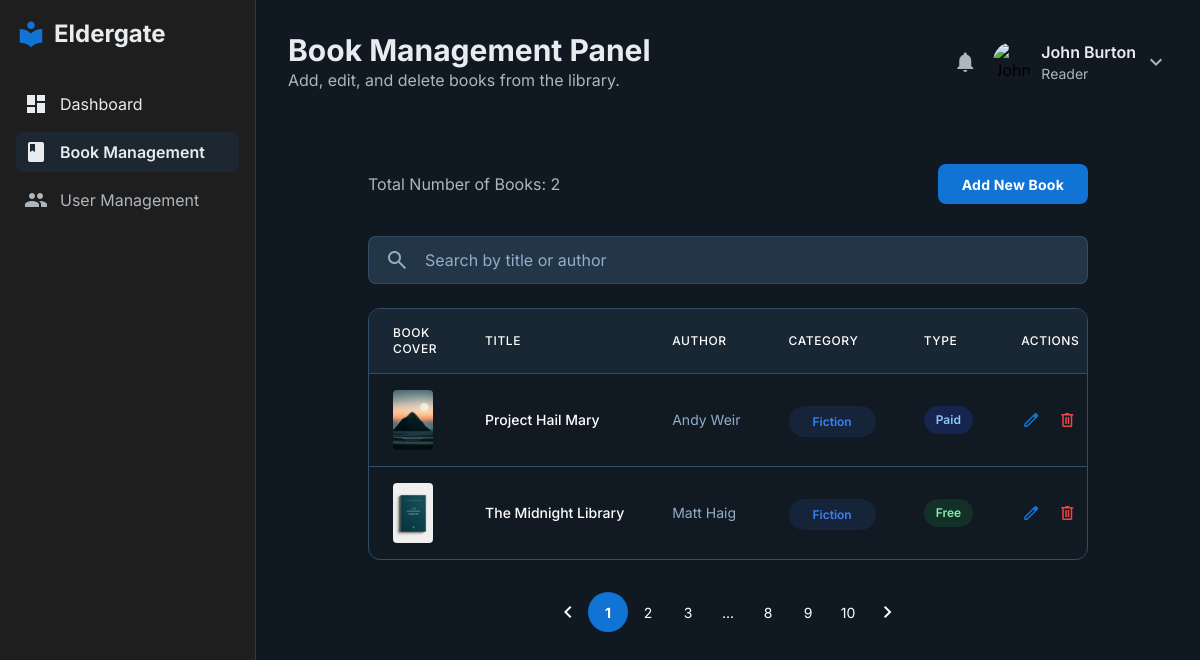
Screenshot of /account/admin-book-management/ (signed in) with the database file from the repository.
### accounts/models.py (models this page shows)
class EldergateLibraryUser(models.Model):
    id = models.AutoField(primary_key=True)
    username = models.CharField(max_length=100, unique=True)
    password = models.CharField(max_length=100)
    email = models.CharField(max_length=100)
    First_Name = models.CharField(max_length=100)
    Last_Name = models.CharField(max_length=100)
    date_joined = models.DateTimeField(auto_now_add=True)
    last_login = models.DateTimeField(blank=True, null=True)
    is_active = True
    USER_TYPE_CHOICES = [
        ('Reader', 'Reader'),
        ('Librarian', 'Librarian'),
        ('Administrator', 'Administrator'),
    ]
    model_name = models.CharField(
        max_length=100,
        choices=USER_TYPE_CHOICES,
        default='Reader',
    )
    current_reading = models.ForeignKey(Book, on_delete=models.CASCADE, null=True, blank=True)
    reading_progress = models.IntegerField(default=0)

### books/models.py (models this page shows)
class Book(models.Model):
    id = models.AutoField(primary_key=True)
    title = models.CharField(max_length=100)
    author = models.CharField(max_length=100)
    description = models.TextField()
    isbn = models.CharField(max_length=13)
    publisher = models.CharField(max_length=100)
    publication_date = models.DateField()
    category = models.ForeignKey(Category, on_delete=models.CASCADE, default=0)
    subcategory = models.ForeignKey(SubCategory, on_delete=models.CASCADE, null=True, blank=True)
    total_pages = models.IntegerField()
    price = models.DecimalField(max_digits=10, decimal_places=2)
    is_trending = models.BooleanField(default=False)
    cover_image = models.ImageField(upload_to='book_covers/')
    pdf_link = models.FileField(upload_to='books/')
    timestamp = models.DateTimeField(auto_now_add=True)

class Category(models.Model):
    id = models.AutoField(primary_key=True)
    name = models.CharField(max_length=100)

### accounts/views.py (the view)
# urls.py: path('admin-book-management/', views.admin_book_management_view, name='admin-book-management'),
def admin_book_management_view(request):
    if request.session.get('is_authenticated'):
        all_books = Book.objects.all()
        categories = Category.objects.all()
        total_books = all_books.count()
        book_list_styles = []
        for book in all_books:
            style_class, style_text = helpers.admin_book_management_bt(book.price)
            category_class = helpers.admin_book_management_category(book.category.name)
            book_list_styles.append({
                'book': book,
                'style': {
                    'class': style_class,
                    'text': style_text
                },
                'category_class': category_class
            })
        user = request.user
        title = "Book Management Panel"
        subtitle = "Add, edit, and delete books from the library."
        return render(request, 'admin/admin-book-management.html', {'user': user, 'title': title, 'subtitle': subtitle, 'all_books': all_books, 'total_books': total_books, 'book_list_styles': book_list_styles, 'category_class': category_class, 'categories': categories})
    else:
        return redirect('login')

### accounts/helpers.py (called while the page is built)
def admin_book_management_bt(price):
    if price == 0:
        class_sheet = "px-3 py-1 inline-flex text-xs leading-5 font-semibold rounded-full bg-green-100 dark:bg-green-800/30 text-green-800 dark:text-green-300"
        text = "Free"
    else:
        class_sheet = "px-3 py-1 inline-flex text-xs leading-5 font-semibold rounded-full bg-blue-100 dark:bg-blue-800/30 text-blue-800 dark:text-blue-300"
        text = "Paid"
    return class_sheet, text

def admin_book_management_category(category):
    if category == "Fiction":
        class_sheet = "text-xs font-semibold text-blue-500 bg-blue-500/10 py-2 px-6 rounded-full"
    elif category == "Mystery":
        class_sheet = "text-xs font-semibold text-yellow-500 bg-yellow-500/10 py-2 px-6 rounded-full"
    elif category == "Philosophy":
        class_sheet = "text-xs font-semibold text-green-500 bg-green-500/10 py-2 px-6 rounded-full"
    elif category == "History":
        class_sheet = "text-xs font-semibold text-purple-500 bg-purple-500/10 py-2 px-6 rounded-full"
    elif category == "Biography":
        class_sheet = "text-xs font-semibold text-pink-500 bg-pink-500/10 py-2 px-6 rounded-full"
    else:
        class_sheet = "text-xs font-semibold text-red-500 bg-red-500/10 py-2 px-6 rounded-full"
    return class_sheet

### templates/admin/admin-book-management.html (shortened to what this page needs)
{% extends 'admin_layout.html' %}
{% block content %}
{% include 'includes/header.html' %}
<div class="relative flex h-auto min-h-screen w-full flex-col group/design-root overflow-x-hidden">
  <div class="layout-container flex h-full grow flex-col">
    <div class="px-10 md:px-20 py-10 flex-1">
      <div class="max-w-7xl mx-auto">
        <div class="flex flex-wrap justify-between items-center gap-4 mb-8">
          <div class="flex min-w-72 flex-col gap-2">
            <p class="text-subtext-light dark:text-subtext-dark text-base font-normal leading-normal">Total Number of Books: {{ total_books }}</p>
          </div>
          <a href="{% url 'admin-dashboard' %}"
            class="flex min-w-[84px] max-w-[480px] cursor-pointer items-center justify-center overflow-hidden rounded-lg h-10 px-6 bg-primary text-white text-sm font-bold leading-normal tracking-[0.015em]">
            <span class="truncate">Add New Book</span>
          </a>
        </div>
        <div class="mb-6">
          <label class="flex flex-col min-w-40 h-12 w-full">
            <div class="flex w-full flex-1 items-stretch rounded-lg h-full">
              <div
                class="text-gray-400 dark:text-[#92adc9] flex border border-gray-300 dark:border-[#324d67] bg-white dark:bg-[#233648] items-center justify-center pl-4 rounded-l-lg border-r-0"
                data-icon="MagnifyingGlass">
                <span class="material-symbols-outlined">search</span>
              </div>
              <input
                class="form-input flex w-full min-w-0 flex-1 resize-none overflow-hidden rounded-r-lg text-gray-900 dark:text-white focus:outline-0 focus:ring-2 focus:ring-primary h-full placeholder:text-gray-400 dark:placeholder:text-[#92adc9] px-4 text-base font-normal leading-normal border border-gray-300 dark:border-[#324d67] bg-white dark:bg-[#233648] border-l-0"
                placeholder="Search by title or author" value="" />
            </div>
          </label>
        </div>
        <div class="overflow-x-auto">
          <div
            class="flex overflow-hidden rounded-xl border border-gray-200 dark:border-[#324d67] bg-white dark:bg-[#111a22]">
            <table class="flex-1 w-full">
              <thead>
                <tr class="bg-gray-50 dark:bg-[#192633]">
                  <th
                    class="px-6 py-4 text-left text-xs font-medium text-gray-500 dark:text-white uppercase tracking-wider">
                    Book Cover</th>
                  <th
                    class="px-6 py-4 text-left text-xs font-medium text-gray-500 dark:text-white uppercase tracking-wider w-1/3">
                    Title</th>
                  <th
                    class="px-6 py-4 text-left text-xs font-medium text-gray-500 dark:text-white uppercase tracking-wider">
                    Author</th>
                  <th
                    class="px-6 py-4 text-left text-xs font-medium text-gray-500 dark:text-white uppercase tracking-wider">
                    Category</th>
                  <th
                    class="px-6 py-4 text-left text-xs font-medium text-gray-500 dark:text-white uppercase tracking-wider">
                    Type</th>
                  <th
                    class="px-6 py-4 text-left text-xs font-medium text-gray-500 dark:text-white uppercase tracking-wider">
                    Actions</th>
                </tr>
              </thead>
              <tbody>
                {% for item in book_list_styles %}
                <tr class="border-t border-gray-200 dark:border-t-[#324d67]">
                  <td class="px-6 py-4 whitespace-nowrap">
                    <div class="bg-center bg-no-repeat aspect-[2/3] bg-cover rounded w-10"
                      data-alt="The Midnight Library book cover"
                      style='background-image: url("{{ item.book.cover_image.url }}");'>
                    </div>
                  </td>
                  <td class="px-6 py-4 whitespace-nowrap text-sm font-medium text-gray-900 dark:text-white">{{ item.book.title }}</td>
                  <td class="px-6 py-4 whitespace-nowrap text-sm text-gray-500 dark:text-[#92adc9]">{{ item.book.author }}</td>
                  <td class="px-6 py-4 whitespace-nowrap">
                    <span
                      class="{{ item.category_class }}">{{ item.book.category.name }}</span>
                  </td>
                  <td class="px-6 py-4 whitespace-nowrap">
                    <span
                      class="{{ item.style.class }}">{{ item.style.text }}</span>
                  </td>
                  <td class="px-6 py-4 whitespace-nowrap text-sm font-medium">
                    <div class="flex items-center gap-4">
                      <a class="text-primary hover:text-primary/80" href="#" data-edit-book-btn
                          data-book-id="{{ item.book.id }}" data-edit-book-url="{% url 'edit-book' item.book.id %}"><span
                          class="material-symbols-outlined text-xl">edit</span></a>
                      <a class="text-red-600 hover:text-red-800 dark:text-red-500 dark:hover:text-red-400"
                        href="#" data-delete-book-btn data-book-id="{{ item.book.id }}" data-delete-book-url="{% url 'delete-book' item.book.id %}"><span class="material-symbols-outlined text-xl">delete</span></a>
                    </div>
                  </td>
                </tr>
                {% endfor %}
              </tbody>
            </table>
          </div>
        </div>
        <div class="flex items-center justify-center p-4 mt-4">
          <a class="flex size-10 items-center justify-center text-gray-500 dark:text-white" href="#">
            <span class="material-symbols-outlined">chevron_left</span>
          </a>
          <a class="text-sm font-bold leading-normal tracking-[0.015em] flex size-10 items-center justify-center text-white rounded-full bg-primary"
            href="#">1</a>
          <a class="text-sm font-normal leading-normal flex size-10 items-center justify-center text-gray-700 dark:text-white rounded-full hover:bg-gray-200 dark:hover:bg-[#233648]"
            href="#">2</a>
          <a class="text-sm font-normal leading-normal flex size-10 items-center justify-center text-gray-700 dark:text-white rounded-full hover:bg-gray-200 dark:hover:bg-[#233648]"
            href="#">3</a>
          <span
            class="text-sm font-normal leading-normal flex size-10 items-center justify-center text-gray-700 dark:text-white rounded-full">...</span>
          <a class="text-sm font-normal leading-normal flex size-10 items-center justify-center text-gray-700 dark:text-white rounded-full hover:bg-gray-200 dark:hover:bg-[#233648]"
            href="#">8</a>
          <a class="text-sm font-normal leading-normal flex size-10 items-center justify-center text-gray-700 dark:text-white rounded-full hover:bg-gray-200 dark:hover:bg-[#233648]"
            href="#">9</a>
          <a class="text-sm font-normal leading-normal flex size-10 items-center justify-center text-gray-700 dark:text-white rounded-full hover:bg-gray-200 dark:hover:bg-[#233648]"
            href="#">10</a>
          <a class="flex size-10 items-center justify-center text-gray-500 dark:text-white" href="#">
            <span class="material-symbols-outlined">chevron_right</span>
          </a>
        </div>
      </div>
    </div>
  </div>
</div>
{% endblock %}

### templates/includes/header.html (shortened to what this page needs)
<header class="flex justify-between items-center mb-8">
    <div>
        <h2 class="text-3xl font-bold text-text-light dark:text-text-dark">{{ title }}</h2>
        <p class="text-subtext-light dark:text-subtext-dark">{{ subtitle }}</p>
    </div>
    <div class="flex items-center space-x-4">
        <span class="material-icons text-subtext-light dark:text-subtext-dark cursor-pointer">notifications</span>
        <div class="flex items-center space-x-2">
            <img alt="{{ user.First_Name }}'s profile picture" class="w-10 h-10 rounded-full" src="https://static.vecteezy.com/system/resources/previews/018/765/757/non_2x/user-profile-icon-in-flat-style-member-avatar-illustration-on-isolated-background-human-permission-sign-business-concept-vector.jpg"/>
            <div>
                <p class="font-semibold text-text-light dark:text-text-dark">{{ user.First_Name }} {{ user.Last_Name }}</p>
                <p class="text-sm text-subtext-light dark:text-subtext-dark">{{ user.model_name }}</p>
            </div>
            <div class="relative inline-block text-left">
                <button type="button" class="flex items-center focus:outline-none" id="menu-button" aria-expanded="true" aria-haspopup="true">
                    <span class="material-icons text-subtext-light dark:text-subtext-dark cursor-pointer">expand_more</span>
                </button>
            </div>
        </div>
    </div>
</header>

### templates/admin_layout.html (style rules this page uses)
body { font-family: 'Inter', sans-serif; }

### rows the page displays
EldergateLibraryUser: First_Name "John", Last_Name "Burton", model_name "Reader"
Book: book.cover_image (picture), book "Project Hail Mary", book.author "Andy Weir", book.category.name "Fiction", style.text "Paid"
Book: book.cover_image (picture), book "The Midnight Library", book.author "Matt Haig", book.category.name "Fiction", style.text "Free"

### other values shown
{{ title }} "Book Management Panel"
{{ subtitle }} "Add, edit, and delete books from the library."
{{ total_books }} "2"
